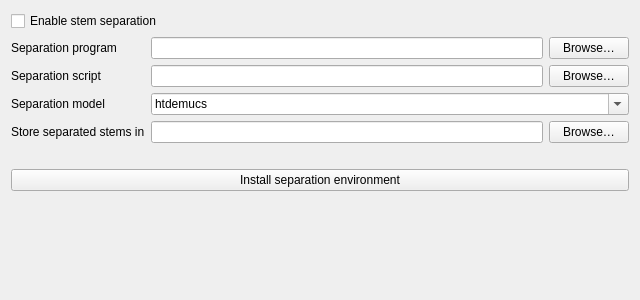
<?xml version="1.0" encoding="UTF-8"?>
<ui version="4.0">
 <class>DlgPrefStemsDlg</class>
 <widget class="QWidget" name="DlgPrefStemsDlg">
  <property name="geometry">
   <rect>
    <x>0</x>
    <y>0</y>
    <width>640</width>
    <height>300</height>
   </rect>
  </property>
  <property name="sizePolicy">
   <sizepolicy hsizetype="Expanding" vsizetype="Preferred">
    <horstretch>0</horstretch>
    <verstretch>0</verstretch>
   </sizepolicy>
  </property>
  <property name="windowTitle">
   <string>Stem Separation Preferences</string>
  </property>
  <layout class="QGridLayout" name="gridLayout">

   <item row="0" column="0" colspan="3">
    <widget class="QCheckBox" name="checkBoxEnabled">
     <property name="toolTip">
      <string>When enabled, a &quot;Separate stems&quot; action is offered for tracks in the library.</string>
     </property>
     <property name="text">
      <string>Enable stem separation</string>
     </property>
    </widget>
   </item>

   <item row="1" column="0">
    <widget class="QLabel" name="labelPython">
     <property name="text">
      <string>Separation program</string>
     </property>
    </widget>
   </item>
   <item row="1" column="1">
    <widget class="QLineEdit" name="lineEditPythonPath">
     <property name="toolTip">
      <string>Python interpreter with demucs installed, for example ~/.venvs/stems/bin/python.</string>
     </property>
    </widget>
   </item>
   <item row="1" column="2">
    <widget class="QPushButton" name="pushButtonBrowsePython">
     <property name="text">
      <string>Browse…</string>
     </property>
    </widget>
   </item>

   <item row="2" column="0">
    <widget class="QLabel" name="labelScript">
     <property name="text">
      <string>Separation script</string>
     </property>
    </widget>
   </item>
   <item row="2" column="1">
    <widget class="QLineEdit" name="lineEditScriptPath">
     <property name="toolTip">
      <string>The separation script. It ships with Mixxx, so this only needs changing to run a different one.</string>
     </property>
    </widget>
   </item>
   <item row="2" column="2">
    <widget class="QPushButton" name="pushButtonBrowseScript">
     <property name="text">
      <string>Browse…</string>
     </property>
    </widget>
   </item>

   <item row="3" column="0">
    <widget class="QLabel" name="labelModel">
     <property name="text">
      <string>Separation model</string>
     </property>
    </widget>
   </item>
   <item row="3" column="1" colspan="2">
    <widget class="QComboBox" name="comboBoxModel">
     <property name="toolTip">
      <string>Only four-stem models can be used, because Mixxx supports four stems.</string>
     </property>
     <property name="editable">
      <bool>true</bool>
     </property>
     <item>
      <property name="text">
       <string>htdemucs</string>
      </property>
     </item>
     <item>
      <property name="text">
       <string>htdemucs_ft</string>
      </property>
     </item>
    </widget>
   </item>

   <item row="4" column="0">
    <widget class="QLabel" name="labelOutputDir">
     <property name="text">
      <string>Store separated stems in</string>
     </property>
    </widget>
   </item>
   <item row="4" column="1">
    <widget class="QLineEdit" name="lineEditOutputDir">
     <property name="toolTip">
      <string>Leave empty to store each separated track beside its source file.</string>
     </property>
    </widget>
   </item>
   <item row="4" column="2">
    <widget class="QPushButton" name="pushButtonBrowseOutputDir">
     <property name="text">
      <string>Browse…</string>
     </property>
    </widget>
   </item>

   <item row="5" column="0" colspan="3">
    <widget class="QLabel" name="labelStatus">
     <property name="text">
      <string/>
     </property>
     <property name="wordWrap">
      <bool>true</bool>
     </property>
    </widget>
   </item>

   <item row="6" column="0" colspan="3">
    <widget class="QPushButton" name="pushButtonInstallEnvironment">
     <property name="toolTip">
      <string>Creates the Python environment that separation runs in, by downloading demucs and PyTorch. This happens once and takes a few minutes.</string>
     </property>
     <property name="text">
      <string>Install separation environment</string>
     </property>
    </widget>
   </item>

   <item row="7" column="0" colspan="3">
    <spacer>
     <property name="orientation">
      <enum>Qt::Vertical</enum>
     </property>
     <property name="sizeHint" stdset="0">
      <size>
       <width>20</width>
       <height>40</height>
      </size>
     </property>
    </spacer>
   </item>

  </layout>
 </widget>
 <layoutdefault spacing="6" margin="11"/>
 <tabstops>
  <tabstop>checkBoxEnabled</tabstop>
  <tabstop>lineEditPythonPath</tabstop>
  <tabstop>pushButtonBrowsePython</tabstop>
  <tabstop>lineEditScriptPath</tabstop>
  <tabstop>pushButtonBrowseScript</tabstop>
  <tabstop>comboBoxModel</tabstop>
  <tabstop>lineEditOutputDir</tabstop>
  <tabstop>pushButtonBrowseOutputDir</tabstop>
 </tabstops>
 <resources/>
 <connections/>
</ui>
